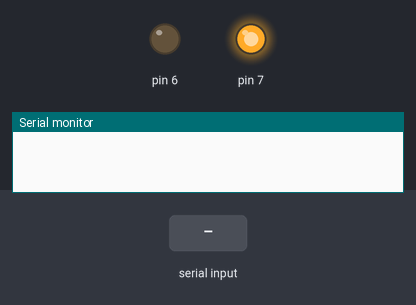
Simulated run of this sketch. Board: Arduino Uno, built with avr-gcc and run on an emulated ATmega328P. Parts: output pins drawn as LEDs (lit = HIGH), the last lines printed to the serial monitor. Inputs (shaded band) come from the test bench.

Above: at 1.2 s.
1.3 s: "model1,45\n" received over Serial
At 1.59 s:
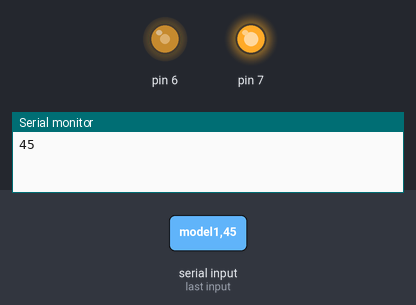
At 2.7 s:
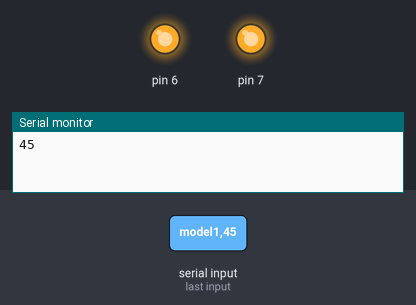
Timing chart, 0 to 4.3 s (numbered marks = the images above; inputs shaded):
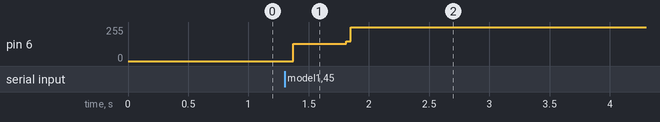

Measured:
- after the input at 1.3 s, pin 6: 0/255 → 128/255 after 0.07 s, → 255/255 0.44 s later

The sketch:

dr57a.ino
```cpp
#include "misumi.h"

#define RESOLUTION_200 200
#define RESOLUTION_400 400
#define RESOLUTION_800 800
#define RESOLUTION_1600 1600
#define RESOLUTION_3200 3200
#define RESOLUTION_6400 6400
#define RESOLUTION_12800 12800
#define RESOLUTION_25600 25600

misumi test_h(6,7,RESOLUTION_400);

String model_1 = "0";
//String model_2= "0";
//String model_3= "0";
String con_data = "";

void setup(){
  Serial.begin(57600);
  test_h.setSpeed(5000);
}

void loop(){
  if (Serial.available()) {
    // 문자열을 읽어서 처리
    String receivedString = Serial.readStringUntil('\n'); // 개행 문자까지 읽기

    if (receivedString.startsWith("model1")) {
      int num = receivedString.substring(7).toInt(); // 문자열에서 숫자 부분 추출
      model_1 = String(num);
      con_data = model_1;
      test_h.set_angle((long)num);
      Serial.println(con_data);
    }
    /*
    else if(receivedString.startsWith("model2")){
      top_2.startMotor();
      top_2.TopSetup();
      int num = receivedString.substring(7).toInt(); // 문자열에서 숫자 부분 추출
      pm2_save = String(num);
      con_data = bottom_save + "," + pm1_save + "," + pm2_save + "," + pm3_save;
      top_2.TopLocation(num);
      Serial2.print(con_data);
    }else if(receivedString.startsWith("model3")){
      top_3.startMotor();
      top_3.TopSetup();
      int num = receivedString.substring(7).toInt(); // 문자열에서 숫자 부분 추출
      pm3_save = String(num);
      con_data = bottom_save + "," + pm1_save + "," + pm2_save + "," + pm3_save;
      top_3.TopLocation(num);
      Serial2.print(con_data);
    }else if (receivedString.startsWith("bottom")){
      bottom.startMotor();
      bottom.BottomSetup();
      int num = receivedString.substring(7).toInt();
      bottom_save = String(num);
      con_data = bottom_save + "," + pm1_save + "," + pm2_save + "," + pm3_save;
      bottom.BottomLocation(num);
      Serial2.print(con_data);
    }
    */
  }
  test_h.move_motor_angle();
}
```

misumi.cpp
```cpp
#include "misumi.h"
#include <Arduino.h>

misumi::misumi(int driverPUL, int driverDIR, long resolution) {
    this->driverPUL = driverPUL;
    this->driverDIR = driverDIR;
    this->PR = resolution;

    this->preMicros = 0;
    this->leftSteps = 0;

    this->setdir = HIGH;

    pinMode(driverPUL, OUTPUT);
    pinMode(driverDIR, OUTPUT);

    digitalWrite(driverDIR, setdir);
}


void misumi::setSpeed(int delaySpeed) {
//101 ~ 16000
    this->delaySpeed = delaySpeed;
}

void misumi::revmotor() {
    setdir = !setdir;
    digitalWrite(driverDIR, setdir);
}

void misumi::set_angle(long angle){
  this->leftSteps = (this->PR / (360 / angle))*2;
}

void misumi::move_motor_angle(){
    unsigned long currentMicros = micros();

    if(currentMicros - this->preMicros >= this->delaySpeed){
        this->preMicros = currentMicros;
        if(this->leftSteps > 0){
            this->leftSteps--;
            move_moter(leftSteps % 2);
        }
    }
}

void misumi::move_moter(long steps){
    switch(steps){
        case 0:
            digitalWrite(driverPUL, HIGH);
            break;
        case 1:
            digitalWrite(driverPUL, LOW);
            break;
    }
}
/*
void misumi::test_function(int PR) {
    for (int i = 0; i < PR; i++) {
        digitalWrite(driverPUL, HIGH);
        delayMicroseconds(delaySpeed);
        digitalWrite(driverPUL, LOW);
        delayMicroseconds(delaySpeed);
    }
}*/
```

misumi.h
```cpp
/*
APM-2의 모터를 구동하기 위한 라이브러리 ver1.0
*/

#ifndef misumi_h
#define misumi_h

class misumi
{
    public:
        misumi(int driverPUL, int driverDIR, long resolution);

        void setSpeed(int delaySpeed);

        void move_motor_angle();
        void move_moter(long steps);
        void set_angle(long angle);

        void revmotor();

        //void test_function(int PR);

    private:
        //motor pin
        int driverPUL;
        int driverDIR;
        int driverENA;
        int driverALM;

        //motor speed
        int delaySpeed;

        //motor pulse/rev
        long PR;

        //motor save steps
        long leftSteps;

        //pre millis
        unsigned long preMicros;

        //motor diraction
        bool setdir;
};

#endif
```
